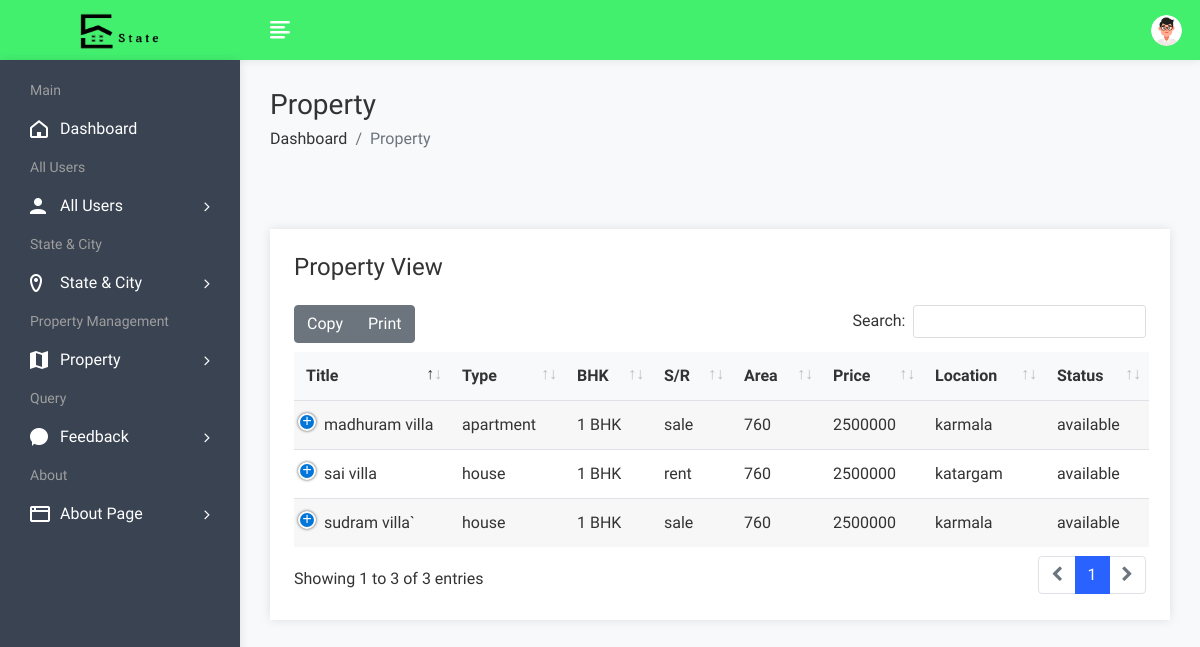
/admin/propertyview.php (signed in), run on an earlier commit of the app's database.
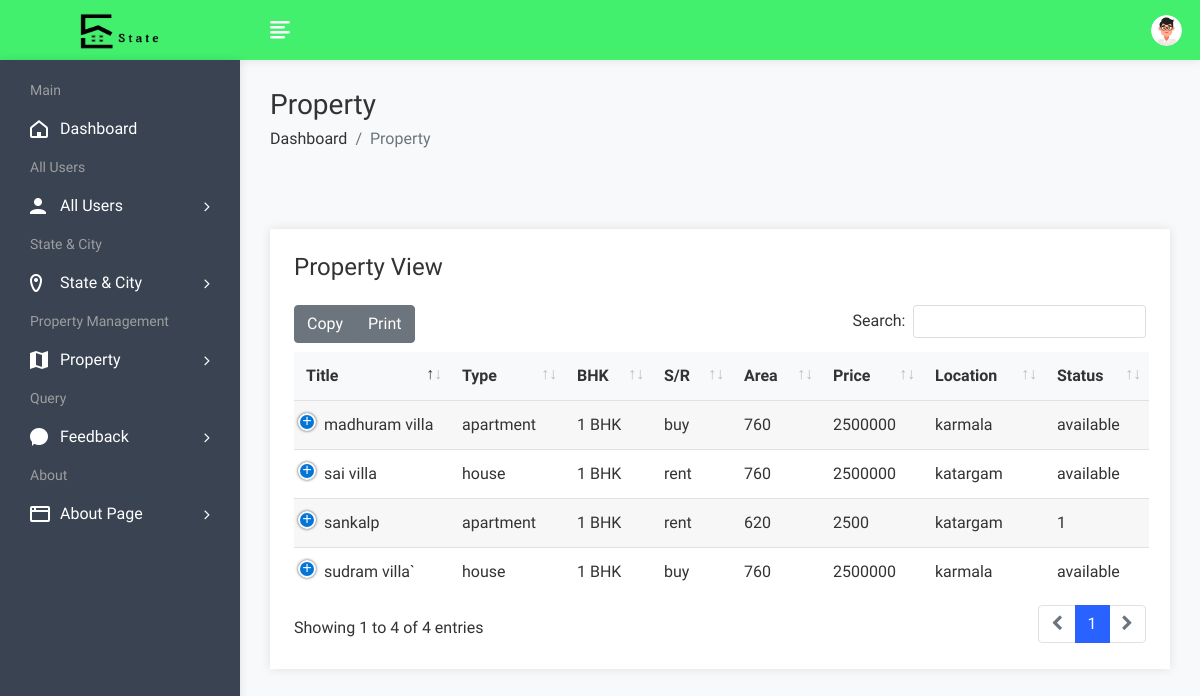
And on a later commit of the database.
### tables this page shows
CREATE TABLE IF NOT EXISTS `property` (
  `pid` int(50) NOT NULL AUTO_INCREMENT,
  `title` varchar(50) NOT NULL,
  `pcontent` longtext NOT NULL,
  `type` varchar(100) NOT NULL,
  `bhk` varchar(50) NOT NULL,
  `stype` varchar(100) NOT NULL,
  `bedroom` int(50) NOT NULL,
  `bathroom` int(50) NOT NULL,
  `balcony` int(50) NOT NULL,
  `kitchen` int(50) NOT NULL,
  `hall` int(50) NOT NULL,
  `floor` varchar(50) NOT NULL,
  `size` int(50) NOT NULL,
  `price` int(50) NOT NULL,
  `location` varchar(200) NOT NULL,
  `city` varchar(100) NOT NULL,
  `state` varchar(100) NOT NULL,
  `feature` longtext NOT NULL,
  `pimage` varchar(300) NOT NULL,
  `pimage1` varchar(300) NOT NULL,
  `pimage2` varchar(300) NOT NULL,
  `pimage3` varchar(300) NOT NULL,
  `pimage4` varchar(300) NOT NULL,
  `uid` int(50) NOT NULL,
  `status` varchar(50) NOT NULL,
  `mapimage` varchar(300) NOT NULL,
  `topmapimage` varchar(300) NOT NULL,
  `groundmapimage` varchar(300) NOT NULL,
  `totalfloor` varchar(50) NOT NULL,
  `date` datetime NOT NULL DEFAULT CURRENT_TIMESTAMP,
  `isFeatured` int(11) DEFAULT NULL,
  PRIMARY KEY (`pid`),
  UNIQUE KEY `title` (`title`)
);

### admin/propertyview.php (the view, shortened to what this page needs)
<!DOCTYPE html>
<html lang="en">
<head>
        <link rel="stylesheet" href="assets/css/bootstrap.min.css">
        <link rel="stylesheet" href="assets/css/font-awesome.min.css">
        <link rel="stylesheet" href="assets/css/feathericon.min.css">
		<link rel="stylesheet" href="assets/plugins/datatables/dataTables.bootstrap4.min.css">
		<link rel="stylesheet" href="assets/plugins/datatables/responsive.bootstrap4.min.css">
		<link rel="stylesheet" href="assets/plugins/datatables/select.bootstrap4.min.css">
		<link rel="stylesheet" href="assets/plugins/datatables/buttons.bootstrap4.min.css">
        <link rel="stylesheet" href="assets/css/style.css">
    </head>
    <body>
				<?php include("header.php"); ?>
            <div class="page-wrapper">
                <div class="content container-fluid">
					<div class="page-header py-5">
						<div class="row">
							<div class="col">
								<h3 class="page-title">Property</h3>
								<ul class="breadcrumb">
									<li class="breadcrumb-item"><a href="dashboard.php">Dashboard</a></li>
									<li class="breadcrumb-item active">Property</li>
								</ul>
							</div>
						</div>
					</div>
					<div class="row">
                            <div class="col-12">
                                <div class="card">
                                    <div class="card-body">
                                        <h4 class="header-title mt-0 mb-4">Property View</h4>
                                        <table id="datatable-buttons" class="table table-striped dt-responsive nowrap">
                                            <thead>
                                                <tr>
                                                    <th>Title</th>
                                                    <th>Type</th>
                                                    <th>BHK</th>
                                                    <th>S/R</th>
													<th>Area</th>
                                                    <th>Price</th>
                                                    <th>Location</th>
													<th>Status</th>
                                                </tr>
                                            </thead>
                                            <tbody>
												<?php
													$query=mysqli_query($con,"select * from property");
													while($row=mysqli_fetch_row($query))
													{
												?>
                                                <tr>
                                                    <td><?php echo $row['1']; ?></td>
                                                    <td><?php echo $row['3']; ?></td>
                                                    <td><?php echo $row['4']; ?></td>
                                                    <td><?php echo $row['5']; ?></td>
                                                    <td><?php echo $row['12']; ?></td>
                                                    <td><?php echo $row['13']; ?></td>
                                                    <td><?php echo $row['14']; ?></td>
                                                    <td><?php echo $row['24']; ?></td>
                                                </tr>
                                               <?php
												}
												?>
                                            </tbody>
                                        </table>
                                    </div>
                                </div>
                            </div>
                        </div>
				</div>
			</div>
    </body>
</html>

What changed in the data, as far as the page shows it:
changed property "sudram villa`": stype "sale" → "buy"
changed property "madhuram villa": stype "sale" → "buy"
added property: title "sankalp", type "apartment", bhk "1 BHK", stype "rent", size "620", price "2500", location "katargam", status "1"
Also different on the page:
text written by a page script: "Copy Print Search: Showing 1 to 3 of 3 entries 1" → "Copy Print Search: Showing 1 to 4 of 4 entries 1"
